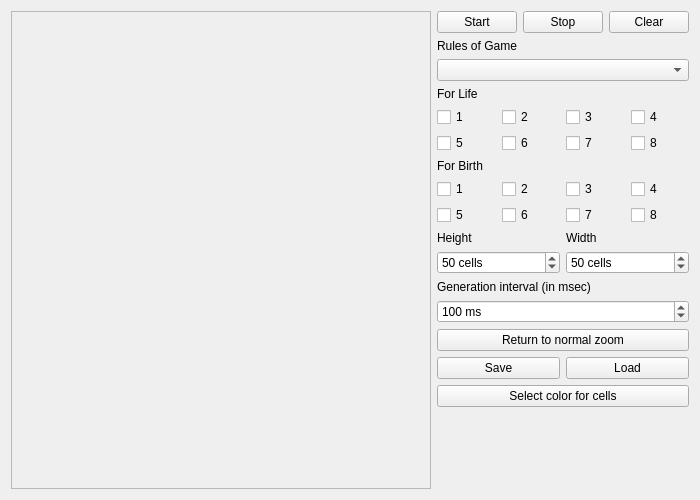
<?xml version="1.0" encoding="UTF-8"?>
<ui version="4.0">
 <class>MainWindow</class>
 <widget class="QMainWindow" name="MainWindow">
  <property name="geometry">
   <rect>
    <x>0</x>
    <y>0</y>
    <width>700</width>
    <height>500</height>
   </rect>
  </property>
  <property name="windowTitle">
   <string>Game of Life by Ilya Romakhin 16208</string>
  </property>
  <widget class="QWidget" name="centralWidget">
   <layout class="QHBoxLayout" name="horizontalLayout">
    <item>
     <layout class="QHBoxLayout" name="mainLayout">
      <item>
       <layout class="QVBoxLayout" name="gameLayout">
        <item>
         <widget class="QScrollArea" name="scrollArea">
          <property name="widgetResizable">
           <bool>true</bool>
          </property>
          <widget class="QWidget" name="scrollAreaWidgetContents">
           <property name="geometry">
            <rect>
             <x>0</x>
             <y>0</y>
             <width>414</width>
             <height>476</height>
            </rect>
           </property>
          </widget>
         </widget>
        </item>
       </layout>
      </item>
      <item>
       <layout class="QVBoxLayout" name="setLayout">
        <item>
         <layout class="QHBoxLayout" name="controlLayout">
          <item>
           <widget class="QPushButton" name="startButton">
            <property name="text">
             <string>Start</string>
            </property>
           </widget>
          </item>
          <item>
           <widget class="QPushButton" name="stopButton">
            <property name="text">
             <string>Stop</string>
            </property>
           </widget>
          </item>
          <item>
           <widget class="QPushButton" name="clearButton">
            <property name="text">
             <string>Clear</string>
            </property>
           </widget>
          </item>
         </layout>
        </item>
        <item>
         <widget class="QLabel" name="label3">
          <property name="text">
           <string>Rules of Game</string>
          </property>
         </widget>
        </item>
        <item>
         <widget class="QComboBox" name="rulesControl">
          <property name="editable">
           <bool>false</bool>
          </property>
          <property name="currentText">
           <string/>
          </property>
         </widget>
        </item>
        <item>
         <widget class="QLabel" name="label_4">
          <property name="text">
           <string>For Life</string>
          </property>
         </widget>
        </item>
        <item>
         <layout class="QHBoxLayout" name="lifeCells1">
          <item>
           <widget class="QCheckBox" name="lc1">
            <property name="text">
             <string>1</string>
            </property>
           </widget>
          </item>
          <item>
           <widget class="QCheckBox" name="lc2">
            <property name="text">
             <string>2</string>
            </property>
           </widget>
          </item>
          <item>
           <widget class="QCheckBox" name="lc3">
            <property name="text">
             <string>3</string>
            </property>
           </widget>
          </item>
          <item>
           <widget class="QCheckBox" name="lc4">
            <property name="text">
             <string>4</string>
            </property>
           </widget>
          </item>
         </layout>
        </item>
        <item>
         <layout class="QHBoxLayout" name="lifeCells2">
          <item>
           <widget class="QCheckBox" name="lc5">
            <property name="text">
             <string>5</string>
            </property>
           </widget>
          </item>
          <item>
           <widget class="QCheckBox" name="lc6">
            <property name="text">
             <string>6</string>
            </property>
           </widget>
          </item>
          <item>
           <widget class="QCheckBox" name="lc7">
            <property name="text">
             <string>7</string>
            </property>
           </widget>
          </item>
          <item>
           <widget class="QCheckBox" name="lc8">
            <property name="text">
             <string>8</string>
            </property>
           </widget>
          </item>
         </layout>
        </item>
        <item>
         <widget class="QLabel" name="label_5">
          <property name="text">
           <string>For Birth</string>
          </property>
         </widget>
        </item>
        <item>
         <layout class="QHBoxLayout" name="birthCells1">
          <item>
           <widget class="QCheckBox" name="bc1">
            <property name="text">
             <string>1</string>
            </property>
           </widget>
          </item>
          <item>
           <widget class="QCheckBox" name="bc2">
            <property name="text">
             <string>2</string>
            </property>
           </widget>
          </item>
          <item>
           <widget class="QCheckBox" name="bc3">
            <property name="text">
             <string>3</string>
            </property>
           </widget>
          </item>
          <item>
           <widget class="QCheckBox" name="bc4">
            <property name="text">
             <string>4</string>
            </property>
           </widget>
          </item>
         </layout>
        </item>
        <item>
         <layout class="QHBoxLayout" name="birthCells2">
          <item>
           <widget class="QCheckBox" name="bc5">
            <property name="text">
             <string>5</string>
            </property>
           </widget>
          </item>
          <item>
           <widget class="QCheckBox" name="bc6">
            <property name="text">
             <string>6</string>
            </property>
           </widget>
          </item>
          <item>
           <widget class="QCheckBox" name="bc7">
            <property name="text">
             <string>7</string>
            </property>
           </widget>
          </item>
          <item>
           <widget class="QCheckBox" name="bc8">
            <property name="text">
             <string>8</string>
            </property>
           </widget>
          </item>
         </layout>
        </item>
        <item>
         <layout class="QHBoxLayout" name="LabelLayout">
          <item>
           <widget class="QLabel" name="label_3">
            <property name="text">
             <string>Height</string>
            </property>
           </widget>
          </item>
          <item>
           <widget class="QLabel" name="label_2">
            <property name="text">
             <string>Width</string>
            </property>
           </widget>
          </item>
         </layout>
        </item>
        <item>
         <layout class="QHBoxLayout" name="cellLayout">
          <item>
           <widget class="QSpinBox" name="heightControl">
            <property name="suffix">
             <string> cells</string>
            </property>
            <property name="minimum">
             <number>2</number>
            </property>
            <property name="maximum">
             <number>500</number>
            </property>
            <property name="value">
             <number>50</number>
            </property>
           </widget>
          </item>
          <item>
           <widget class="QSpinBox" name="widthControl">
            <property name="suffix">
             <string> cells</string>
            </property>
            <property name="minimum">
             <number>2</number>
            </property>
            <property name="maximum">
             <number>500</number>
            </property>
            <property name="value">
             <number>50</number>
            </property>
           </widget>
          </item>
         </layout>
        </item>
        <item>
         <widget class="QLabel" name="label2">
          <property name="text">
           <string>Generation interval (in msec)</string>
          </property>
         </widget>
        </item>
        <item>
         <widget class="QSpinBox" name="iterInterval">
          <property name="suffix">
           <string> ms</string>
          </property>
          <property name="minimum">
           <number>10</number>
          </property>
          <property name="maximum">
           <number>100000</number>
          </property>
          <property name="singleStep">
           <number>10</number>
          </property>
          <property name="value">
           <number>100</number>
          </property>
         </widget>
        </item>
        <item>
         <widget class="QPushButton" name="scrollButton">
          <property name="text">
           <string>Return to normal zoom</string>
          </property>
         </widget>
        </item>
        <item>
         <layout class="QHBoxLayout" name="fileLayout">
          <item>
           <widget class="QPushButton" name="saveButton">
            <property name="text">
             <string>Save</string>
            </property>
           </widget>
          </item>
          <item>
           <widget class="QPushButton" name="loadButton">
            <property name="text">
             <string>Load</string>
            </property>
           </widget>
          </item>
         </layout>
        </item>
        <item>
         <widget class="QPushButton" name="colorButton">
          <property name="text">
           <string>Select color for cells</string>
          </property>
         </widget>
        </item>
        <item>
         <spacer name="verticalSpacer">
          <property name="orientation">
           <enum>Qt::Vertical</enum>
          </property>
          <property name="sizeHint" stdset="0">
           <size>
            <width>20</width>
            <height>40</height>
           </size>
          </property>
         </spacer>
        </item>
       </layout>
      </item>
     </layout>
    </item>
   </layout>
  </widget>
 </widget>
 <layoutdefault spacing="6" margin="11"/>
 <resources/>
 <connections/>
</ui>
